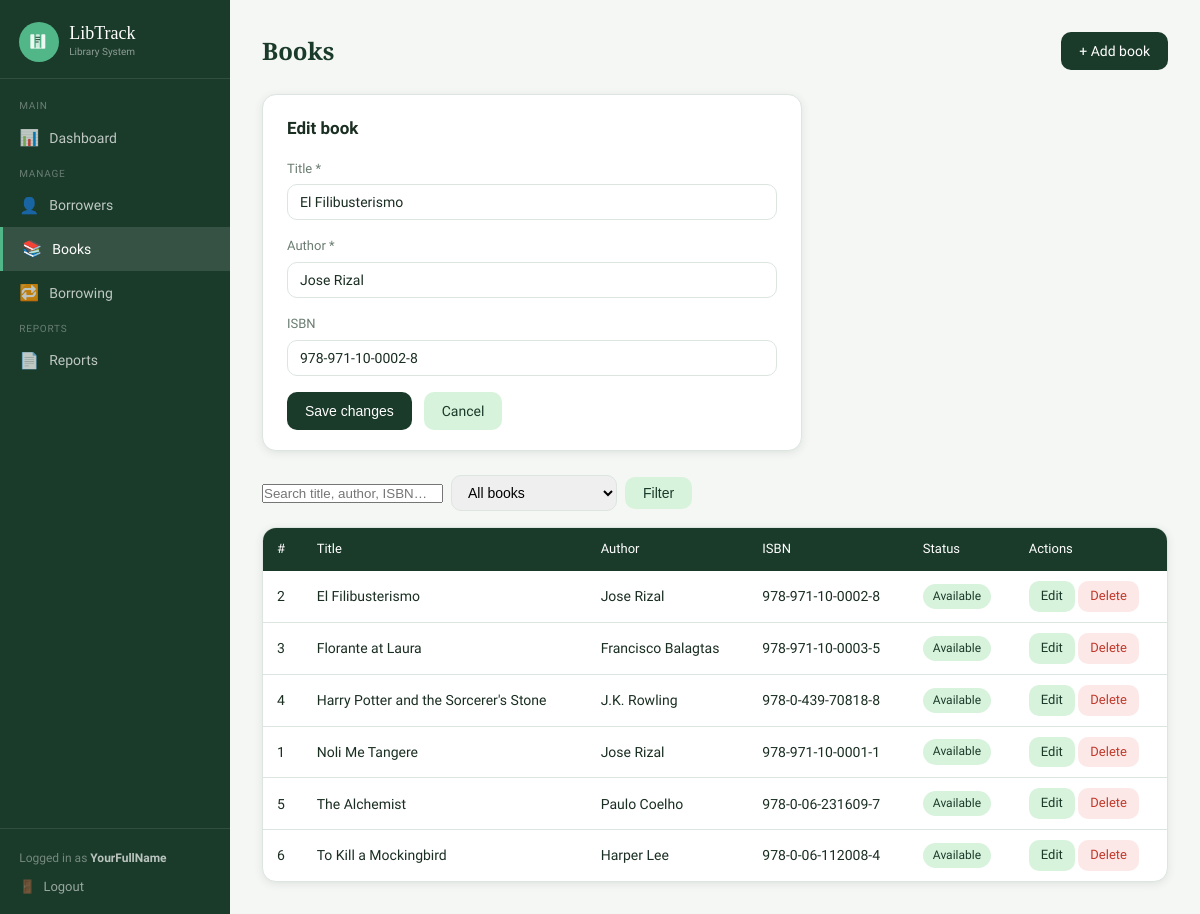
The app's page /books.php?action=edit&id=2 (signed in) with its own data.
### tables this page shows
CREATE TABLE IF NOT EXISTS books (
    book_id    INT AUTO_INCREMENT PRIMARY KEY,
    title      VARCHAR(200) NOT NULL,
    author     VARCHAR(150) NOT NULL,
    isbn       VARCHAR(30)  UNIQUE,
    available  TINYINT(1)   NOT NULL DEFAULT 1,
    created_at DATETIME DEFAULT CURRENT_TIMESTAMP
);

### config.php (called while the page is built, shortened)
<?php
function sanitize(string $str): string {
    return htmlspecialchars(trim($str), ENT_QUOTES, 'UTF-8');
}

### books.php (the view, shortened to what this page needs)
<?php
require 'config.php';
$action  = $_GET['action']  ?? 'list';
$id      = (int)($_GET['id'] ?? 0);
$editing = null;
if ($action === 'edit' && $id) {
    $stmt = $pdo->prepare("SELECT * FROM books WHERE book_id = ?");
    $stmt->execute([$id]);
    $editing = $stmt->fetch();
}
$search = trim($_GET['q'] ?? '');
$filter = $_GET['filter'] ?? 'all';
$where = [];
$params = [];
$sql = "SELECT * FROM books" . ($where ? " WHERE " . implode(' AND ', $where) : '') . " ORDER BY title";
$stmt = $pdo->prepare($sql);
$stmt->execute($params);
$books = $stmt->fetchAll();
require 'includes/header.php';
?>
<div class="page-header">
  <h1>Books</h1>
  <a href="books.php?action=add" class="btn btn-primary">+ Add book</a>
</div>
<?php if ($action === 'add' || $action === 'edit'): ?>
<div class="card" style="max-width:540px;margin-bottom:1.5rem;">
  <h2 style="font-size:17px;margin-bottom:1rem;">
    <?= $action === 'edit' ? 'Edit book' : 'Add new book' ?>
  </h2>
  <form method="POST">
    <div class="form-grid">
      <div class="form-group">
        <label>Title *</label>
        <input type="text" name="title" required
               value="<?= sanitize($editing['title'] ?? '') ?>"
               placeholder="Book title">
      </div>
      <div class="form-group">
        <label>Author *</label>
        <input type="text" name="author" required
               value="<?= sanitize($editing['author'] ?? '') ?>"
               placeholder="Author name">
      </div>
      <div class="form-group">
        <label>ISBN</label>
        <input type="text" name="isbn"
               value="<?= sanitize($editing['isbn'] ?? '') ?>"
               placeholder="e.g. 978-0-06-112008-4">
      </div>
    </div>
    <div style="display:flex;gap:.75rem;margin-top:1rem;">
      <button type="submit" class="btn btn-primary">
        <?= $action === 'edit' ? 'Save changes' : 'Add book' ?>
      </button>
      <a href="books.php" class="btn btn-secondary">Cancel</a>
    </div>
  </form>
</div>
<?php endif; ?>
<form method="GET" class="search-bar" style="flex-wrap:wrap;">
  <input type="text" name="q" placeholder="Search title, author, ISBN…"
         value="<?= sanitize($search) ?>">
  <select name="filter" style="padding:8px 12px;border:1px solid var(--border);border-radius:var(--radius);font-size:14px;">
    <option value="all"       <?= $filter==='all'?'selected':'' ?>>All books</option>
  </select>
  <button type="submit" class="btn btn-secondary">Filter</button>
</form>
<?php if (empty($books)): ?>
  <div class="empty-state card">
    <div class="icon">📚</div>
    <p><?= $search ? 'No books match your search.' : 'No books yet. Add one above.' ?></p>
  </div>
<?php else: ?>
  <div class="table-wrap">
    <table>
      <thead>
        <tr>
          <th>#</th>
          <th>Title</th>
          <th>Author</th>
          <th>ISBN</th>
          <th>Status</th>
          <th>Actions</th>
        </tr>
      </thead>
      <tbody>
        <?php foreach ($books as $b): ?>
        <tr>
          <td><?= $b['book_id'] ?></td>
          <td><?= sanitize($b['title']) ?></td>
          <td><?= sanitize($b['author']) ?></td>
          <td><?= sanitize($b['isbn']) ?: '—' ?></td>
          <td>
            <span class="badge <?= $b['available'] ? 'badge-returned' : 'badge-borrowed' ?>">
              <?= $b['available'] ? 'Available' : 'Borrowed' ?>
            </span>
          </td>
          <td>
            <a href="books.php?action=edit&id=<?= $b['book_id'] ?>"
               class="btn btn-sm btn-secondary">Edit</a>
            <?php if ($b['available']): ?>
            <a href="books.php?action=delete&id=<?= $b['book_id'] ?>"
               class="btn btn-sm btn-danger"
               onclick="return confirm('Delete this book?')">Delete</a>
            <?php endif; ?>
          </td>
        </tr>
        <?php endforeach; ?>
      </tbody>
    </table>
  </div>
<?php endif; ?>
<?php require 'includes/footer.php'; ?>

### assets/css/style.css (style rules this page uses)
:root { --green-dark: #1a3a2a; --green-mid: #2d6a4f; --green-light: #52b788; --green-pale: #d8f3dc; --accent: #f4a261; --danger: #c0392b; --danger-pale: #fde8e8; --warning: #e67e22; --warning-pale: #fef3e2; --bg: #f5f7f5; --surface: #ffffff; --border: #dde5e0; --text: #1a2e22; --text-muted: #6b7d72; --radius: 10px; --radius-lg: 14px; --shadow: 0 2px 8px rgba(26,58,42,.10); }
*, *::before, *::after { box-sizing: border-box; margin: 0; padding: 0; }
body { font-family: 'Source Sans 3', sans-serif; background: var(--bg); color: var(--text); font-size: 15px; line-height: 1.6; min-height: 100vh; }
a { color: var(--green-mid); text-decoration: none; }
.page-header { display: flex; align-items: center; justify-content: space-between; margin-bottom: 1.5rem; flex-wrap: wrap; gap: .75rem; }
.page-header h1 { font-family: 'Playfair Display', serif; font-size: 24px; font-weight: 600; color: var(--green-dark); }
.card { background: var(--surface); border: 1px solid var(--border); border-radius: var(--radius-lg); padding: 1.25rem 1.5rem; box-shadow: var(--shadow); }
.btn { display: inline-flex; align-items: center; gap: 6px; padding: 8px 18px; border-radius: var(--radius); font-size: 14px; font-weight: 500; cursor: pointer; border: none; transition: filter .15s, transform .1s; text-decoration: none; }
.btn-primary { background: var(--green-dark); color: #fff; }
.btn-secondary { background: var(--green-pale); color: var(--green-dark); }
.btn-danger { background: var(--danger-pale); color: var(--danger); }
.btn-sm { padding: 5px 12px; font-size: 13px; }
.table-wrap { background: var(--surface); border: 1px solid var(--border); border-radius: var(--radius-lg); overflow: hidden; box-shadow: var(--shadow); }
table { width: 100%; border-collapse: collapse; font-size: 14px; }
thead th { background: var(--green-dark); color: #fff; padding: 11px 14px; text-align: left; font-weight: 500; font-size: 13px; }
tbody tr { transition: background .1s; }
tbody td { padding: 10px 14px; border-bottom: 1px solid var(--border); vertical-align: middle; }
tbody tr:last-child td { border-bottom: none; }
.badge { padding: 3px 10px; border-radius: 20px; font-size: 12px; font-weight: 500; display: inline-block; }
.badge-returned { background: var(--green-pale); color: var(--green-dark); }
.form-grid { display: grid; gap: 1rem; }
.form-group { display: flex; flex-direction: column; gap: 5px; }
.form-group label { font-size: 13px; font-weight: 500; color: var(--text-muted); }
.form-group input, .form-group select, .form-group textarea { padding: 9px 12px; border: 1px solid var(--border); border-radius: var(--radius); font-size: 14px; font-family: inherit; color: var(--text); background: var(--surface); transition: border-color .15s, box-shadow .15s; width: 100%; }
.search-bar { display: flex; gap: .5rem; align-items: center; margin-bottom: 1rem; }
.search-bar input { max-width: 280px; }

### records on screen
books: title "El Filibusterismo", author "Jose Rizal", isbn "978-971-10-0002-8", book_id "2", available "Available"
books: book_id "3", title "Florante at Laura", author "Francisco Balagtas", isbn "978-971-10-0003-5", available "Available"
books: book_id "4", title "Harry Potter and the Sorcerer's Stone", author "J.K. Rowling", isbn "978-0-439-70818-8", available "Available"
books: book_id "1", title "Noli Me Tangere", author "Jose Rizal", isbn "978-971-10-0001-1", available "Available"
books: book_id "5", title "The Alchemist", author "Paulo Coelho", isbn "978-0-06-231609-7", available "Available"
books: book_id "6", title "To Kill a Mockingbird", author "Harper Lee", isbn "978-0-06-112008-4", available "Available"

### other values on screen
$_SESSION['admin_name'] "YourFullName"
